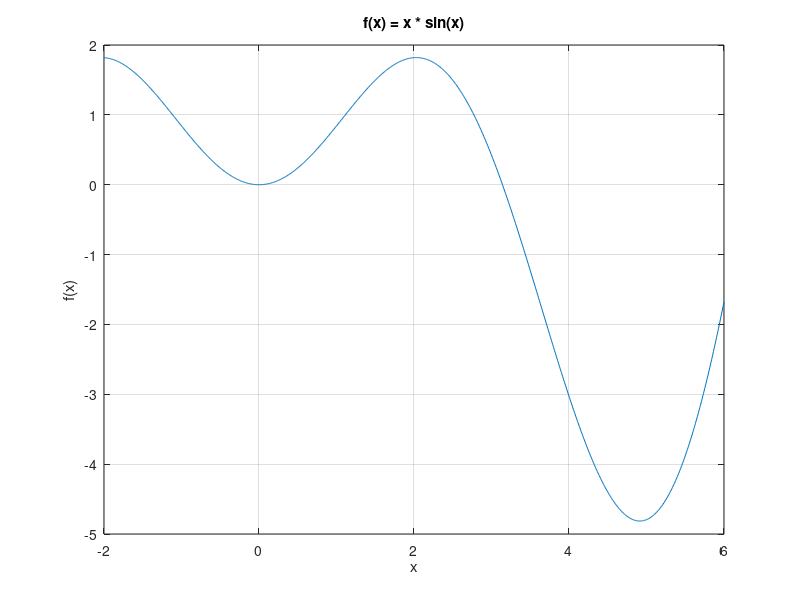
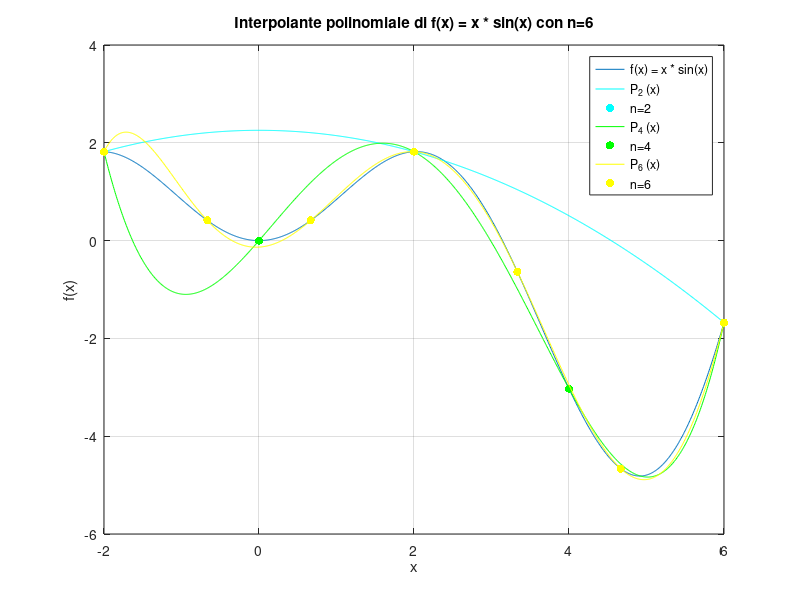
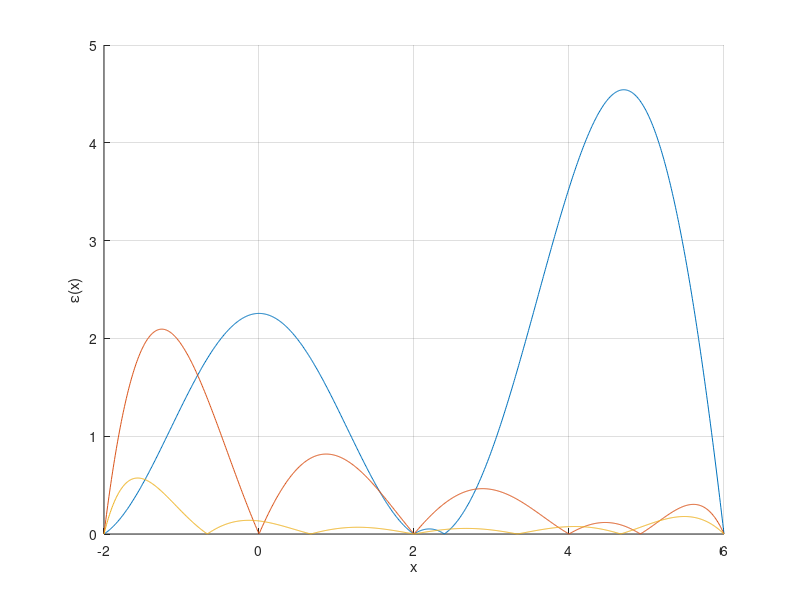

Source code (MATLAB) for these figures, in order:
clear; clc;

f = @(x) x .* sin(x);

%% 1. Si disegni il grafico della funzione nell’intervallo [−2, 6].

x = linspace(-2, 6, 1000);
y = f(x);

figure;
plot(x, y);
title('f(x) = x * sin(x)');
xlabel('x');
ylabel('f(x)');
grid on;

%% 2. Si costruiscano i polinomi interpolanti di Lagrange Πnf di grado n = 2, 4, 6 relativi ad
% una distribuzione di nodi equispaziati e rappresentarli graficamente.

ns = [2, 4, 6];
ps = cell(1, length(ns));

colors = ['c', 'g', 'y'];


it = 1;

figure;
plot(x, y, 'DisplayName', 'f(x) = x * sin(x)');
hold on;

for n = ns
    nodes = linspace(-2, 6, n+1); % n+1 nodi
    values = f(nodes);
    p = polyfit(nodes, values, n);
    y = polyval(p, x);
    
    ps{it} = p;
    
    color = colors(it);
    plot(x, y, 'DisplayName', sprintf('P_%d (x)', n), 'Color', color);
    scatter(nodes, values, 'filled', 'DisplayName', sprintf('n=%d', n), 'MarkerFaceColor', color);
    
    it = it + 1;
end

title(sprintf('Interpolante polinomiale di f(x) = x * sin(x) con n=%d', n));
xlabel('x');
ylabel('f(x)');
legend;
grid on;
hold off;

%% 3. Si rappresenti graficamente l’errore ε_n(x) = |f (x) − Πn(x)| e si calcoli la sua norma
% infinito per n = 2, 4, 6:
% ||ε_n(x)||∞ = max x∈[−2,6] |f (x) − Πnf (x)|.

figure;
hold on;

for i = 1:length(ns)
    n = ns(i);
    p = ps{i};
    
    y = f(x);
    y_p = polyval(p, x);
    
    e = abs(y - y_p);
    
    plot(x, e);
    xlabel('x');
    ylabel('ε(x)');
    grid on;
    
    norm_inf = max(e);
    fprintf('||ε_%d(x)||∞ = %f\n', n, norm_inf);
end

